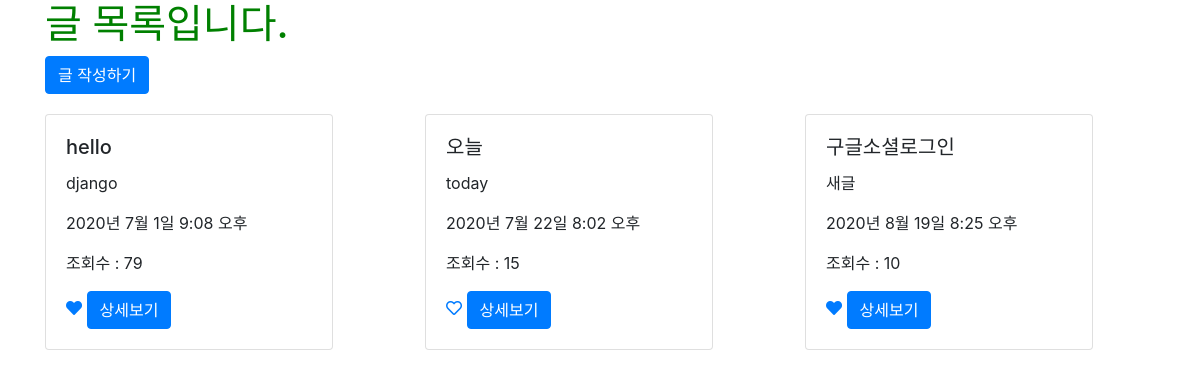
Before: /posts/ (signed in) with the older database file.
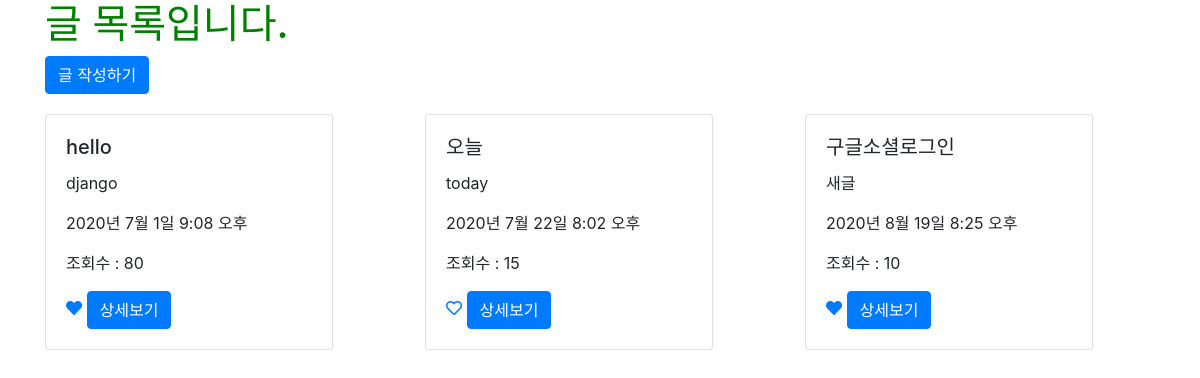
After: the same page with the newer database file.
### posts/models.py (models this page shows, shortened)
class Post(models.Model):
    title = models.CharField(max_length=50, null=False)
    content = models.TextField()
    view_count = models.IntegerField(default=0)
    created_at = models.DateTimeField(auto_now_add=True)
    updated_at = models.DateTimeField(auto_now = True)
    image = models.ImageField(upload_to='images/', null=True)
    user = models.ForeignKey(User, on_delete = models.CASCADE, null=True)
    like_user_set = models.ManyToManyField(User, blank=True, related_name='like_user_set', through='Like')

### posts/views.py (the view)
# urls.py: path('', views.main, name="main"),
def main(request):
    posts = Post.objects.all()
    return render(request, 'posts/main.html', {'posts': posts})

### posts/templates/posts/main.html
{% extends 'base.html' %}
{% load static %}
{% block content %}
    {% if user.is_authenticated %}
        <div class="container">
            <h1>글 목록입니다.</h1>
            <a href="{% url 'posts:new' %}" class="btn btn-primary">글 작성하기</a>
            <div class="row">
            {% for post in posts %}
                <div class="col-md-4 col-12">
                    <div class="card" style="width: 18rem; margin-top: 20px;">
                        <div class="card-body">
                            <h5 class="card-title">{{ post.title }}</h5>
                            <p class="card-text">{{ post.content }}</p>
                            <p>{{ post.created_at }}</p>
                            <p>조회수 : {{ post.view_count }}</p>
                            <a href="{% url 'posts:post_like' post.id %}">
                                {% if user in post.like_user_set.all %}
                                    <i class="fas fa-heart"></i>
                                {% else %}
                                    <i class="far fa-heart"></i>
                                {% endif %}
                            </a>
                            <a href="{% url 'posts:show' post.pk %}" class="btn btn-primary">상세보기</a>
                        </div>
                    </div>
                </div>
            {% endfor %}
            </div>
        </div>
    {% else %}
        <h3> 로그인 이후 이용 가능합니다.</h3>
        <a href="{% url 'account_login' %}" class="btn btn-warning"> 로그인</a>
        <a href="{% url 'account_signup' %}" class="btn btn-warning"> 회원가입</a>
    {% endif %}
{% endblock %}

### myblog/templates/base.html (shortened to what this page needs)
{% load static %}
<!doctype html>
<html lang="en">
  <head>
    <link rel="stylesheet" href="https://stackpath.bootstrapcdn.com/bootstrap/4.5.0/css/bootstrap.min.css">
    <link rel="stylesheet" href="{% static 'css/project.css' %}">
    <link rel="stylesheet" href="https://cdnjs.cloudflare.com/ajax/libs/font-awesome/5.8.2/css/all.min.css"/>
  </head>
  <body>
      {% block content %}
      {% endblock %}
  </body>
</html>

### myblog/static/css/project.css (style rules this page uses)
h1 { color :green; }

Changed rows visible on the page:
changed Post "hello": view_count "79" → "80"
